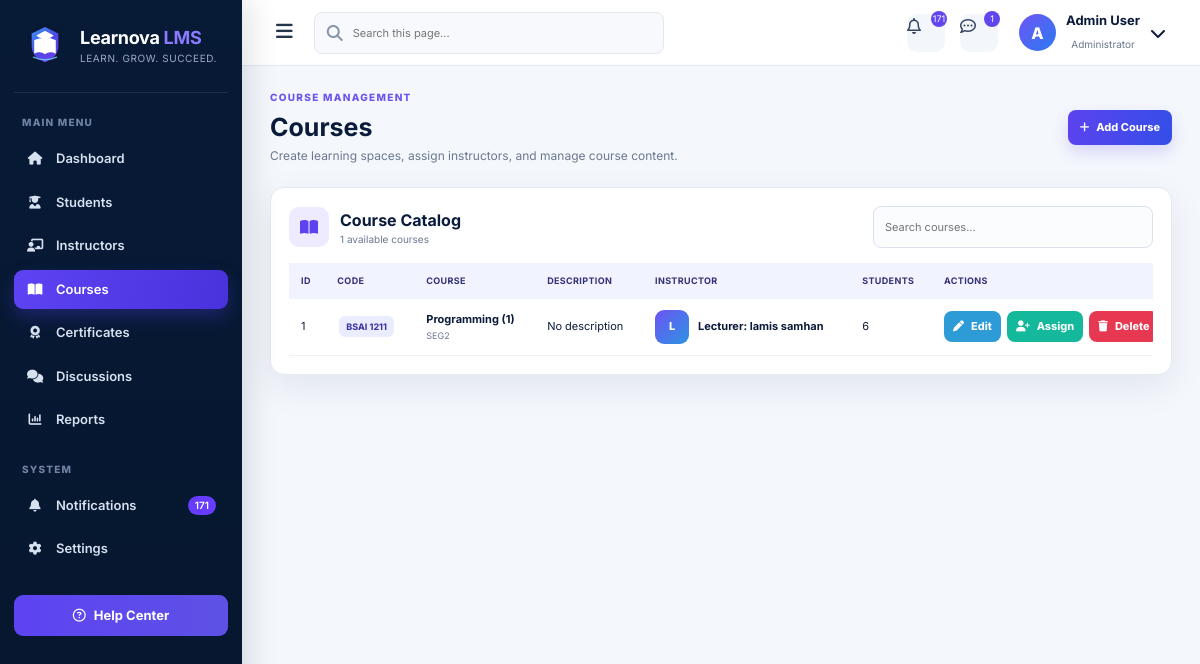
The page /admin/courses on the database its author committed.
### app/models.py (models this page shows, shortened)
class Course(db.Model):
    __tablename__ = 'course'
    id = db.Column(db.Integer, primary_key=True)
    code = db.Column(db.String(50), nullable=False, unique=True, index=True)
    name = db.Column(db.String(100))
    description = db.Column(db.Text)
    teacher_id = db.Column(db.Integer, db.ForeignKey('user.id'), nullable=False)
    course_identifier = db.Column(
        db.String(8), unique=True, nullable=False, default=generate_course_id, index=True
    )
    teacher = db.relationship('User', back_populates='courses')
    enrollments = db.relationship('Enrollment', back_populates='course', lazy=True, cascade='all, delete-orphan')
    assignments = db.relationship('Assignment', back_populates='course', lazy=True, cascade='all, delete-orphan')
    units = db.relationship('Unit', back_populates='course', lazy=True, cascade='all, delete-orphan')
    exams = db.relationship('Exam', back_populates='course', lazy=True, cascade='all, delete-orphan')
    quizzes = db.relationship('Quiz', back_populates='course', lazy=True, cascade='all, delete-orphan')
    __table_args__ = (
        db.UniqueConstraint('code', name='uq_course_code'),
    )

class User(UserMixin, db.Model):
    __tablename__ = 'user'
    id = db.Column(db.Integer, primary_key=True)
    username = db.Column(db.String(50), nullable=False, unique=True, index=True)
    email = db.Column(db.String(100), nullable=False, unique=True, index=True)
    password_hash = db.Column(db.String(255), nullable=False)  # Secure hash
    visible_password = db.Column(db.String(255), nullable=True)  # Demo-only admin display
    role = db.Column(db.String(10), nullable=False)  # 'student', 'teacher', 'admin'
    name_person = db.Column(db.String(100), nullable=True)
    university_id = db.Column(db.String(30), nullable=True, unique=True, index=True)
    employee_id = db.Column(db.String(30), nullable=True, unique=True, index=True)
    phone = db.Column(db.String(25), nullable=True)
    department = db.Column(db.String(100), nullable=True)
    level = db.Column(db.String(30), nullable=True)
    gender = db.Column(db.String(15), nullable=True)
    status = db.Column(db.String(20), nullable=False, default='Active')
    office_number = db.Column(db.String(30), nullable=True)
    academic_rank = db.Column(db.String(60), nullable=True)
    courses = db.relationship('Course', back_populates='teacher', lazy=True)
    enrollments = db.relationship('Enrollment', back_populates='student', lazy=True, cascade='all, delete-orphan')
    submissions = db.relationship('Submission', back_populates='student', lazy=True, cascade='all, delete-orphan')
    grades = db.relationship('Grade', back_populates='student', lazy=True, cascade='all, delete-orphan')

### app/routes/admin.py (the view)
@admin_bp.route('/courses')
def manage_courses(): return render_template('admin/manage_courses.html',courses=Course.query.all())

### app/routes/admin.py (called while the page is built)
@admin_bp.app_context_processor
def admin_header_counts():
    return {
        'admin_unread_count': Notification.query.filter_by(is_read=False).count(),
        'admin_message_count': DiscussionTopic.query.count(),
    }

### app/templates/admin/manage_courses.html
{% extends 'admin/base.html' %}{% block title %}Courses | Learnova{% endblock %}{% block content %}<div class="page-title-row"><div><span class="eyebrow">COURSE MANAGEMENT</span><h1>Courses</h1><p>Create learning spaces, assign instructors, and manage course content.</p></div><a href="{{ url_for('admin.add_course') }}" class="primary-btn"><i class="fa-solid fa-plus"></i>Add Course</a></div><section class="data-card"><div class="table-toolbar"><div class="toolbar-title"><i class="fa-solid fa-book-open"></i><div><strong>Course Catalog</strong><small>{{ courses|length }} available courses</small></div></div><input class="table-search" data-table-search placeholder="Search courses..."></div><div class="table-wrap"><table data-search-table><thead><tr><th>ID</th><th>Code</th><th>Course</th><th>Description</th><th>Instructor</th><th>Students</th><th>Actions</th></tr></thead><tbody>{% for course in courses %}<tr><td>{{ course.id }}</td><td><span class="course-chip">{{ course.code }}</span></td><td><strong>{{ course.name }}</strong><small>{{ course.course_identifier }}</small></td><td>{{ course.description or 'No description' }}</td><td>{% if course.teacher %}<div class="person-cell"><span class="avatar">{{ (course.teacher.name_person or course.teacher.username)[0]|upper }}</span><strong>{{ course.teacher.name_person or course.teacher.username }}</strong></div>{% else %}<span class="badge badge-warning">Unassigned</span>{% endif %}</td><td>{{ course.enrollments|length }}</td><td><div class="row-actions"><a class="action-btn edit" href="{{ url_for('admin.edit_course',course_id=course.id) }}"><i class="fa-solid fa-pen"></i>Edit</a><a class="action-btn enroll" href="{{ url_for('admin.assign_course',course_id=course.id) }}"><i class="fa-solid fa-user-plus"></i>Assign</a><form method="post" action="{{ url_for('admin.delete_course',course_id=course.id) }}" onsubmit="return confirm('Delete course and related content?')"><button class="action-btn delete"><i class="fa-solid fa-trash"></i>Delete</button></form></div></td></tr>{% else %}<tr><td colspan="7"><div class="empty-state">No courses available.</div></td></tr>{% endfor %}</tbody></table></div></section>{% endblock %}

### app/static/professional.css (style rules this page uses)
:root { --navy:#071a36;--navy2:#0d2447;--primary:#5b46f5;--primary2:#2869ee;--cyan:#26b7e8;--green:#10b981;--amber:#f5aa13;--danger:#e73550;--bg:#f4f7fc;--card:#fff;--text:#0b1b3a;--muted:#6b7890;--line:#e4e9f2;--shadow:0 12px 35px rgba(8,27,58,.08);--radius:16px }
* { box-sizing:border-box }
html { scroll-behavior:smooth }
body { margin:0;font-family:Inter,"Segoe UI",sans-serif;background:var(--bg);color:var(--text);line-height:1.5 }
a { text-decoration:none;color:inherit }
button,input,select,textarea { font:inherit }
button { cursor:pointer }
.page-title-row { display:flex;align-items:center;justify-content:space-between;margin-bottom:22px;gap:18px }
.page-title-row h1 { font-size:25px;line-height:1.2;margin:0 0 5px }
.page-title-row p { margin:0;color:var(--muted);font-size:12px }
.btn,.primary-btn,.secondary-btn,.danger-btn,.action-btn,button[type=submit],a.button { display:inline-flex;align-items:center;justify-content:center;gap:7px;border:0;border-radius:8px;padding:9px 12px;font-size:11px;font-weight:750;transition:.18s }
.btn-primary,.primary-btn,button[type=submit],a.button { color:#fff;background:linear-gradient(100deg,#5c43ef,#344ee8);box-shadow:0 7px 16px rgba(82,63,235,.18) }
.danger-btn,.action-btn.delete { background:#e63850;color:#fff }
.data-card,.form-card,.card { background:#fff;border:1px solid var(--line);border-radius:14px;box-shadow:var(--shadow);padding:18px }
.table-wrap { overflow:auto }
table { width:100%;border-collapse:separate;border-spacing:0;min-width:900px;background:#fff }
th { padding:11px 12px;background:#f1f3ff;color:#343277;text-transform:uppercase;font-size:9px;letter-spacing:.04em;text-align:left }
td { padding:11px 12px;border-bottom:1px solid #edf0f5;font-size:11px;vertical-align:middle }
.row-actions { display:flex;gap:6px;flex-wrap:wrap }
.action-btn { color:#fff!important;padding:7px 9px }
.action-btn.edit { background:#2d9bd6 }
.action-btn.enroll { background:#14b89b }
.person-cell { display:flex;align-items:center;gap:9px }
.avatar { width:34px;height:34px;border-radius:9px;background:linear-gradient(135deg,#6b54f2,#2d94e3);display:grid;place-items:center;color:#fff;font-weight:800 }
.field input,.field select,.field textarea,.form-card input,.form-card select,.form-card textarea,input,select,textarea { width:100%;min-height:42px;border:1px solid #dce2eb;border-radius:8px;background:#fbfcfe;padding:9px 11px;font-size:11px }
.eyebrow { display:block;color:#6c55ef;font-size:10px;font-weight:800;letter-spacing:.13em;margin-bottom:7px }
.table-toolbar { display:flex;align-items:center;justify-content:space-between;gap:18px;margin-bottom:15px }
.toolbar-title { display:flex;align-items:center;gap:11px }
.toolbar-title>i { width:40px;height:40px;display:grid;place-items:center;border-radius:10px;background:#eeeaff;color:#5c43ef }
.toolbar-title strong,.toolbar-title small { display:block }
.toolbar-title small { color:var(--muted);font-size:10px }
.table-search { max-width:280px!important }
.course-chip { display:inline-flex;background:#e9edff;color:#4035a6;padding:4px 7px;border-radius:6px;font-size:9px;font-weight:750;margin:2px }
.person-cell small,td small { display:block;color:var(--muted);font-size:9px;margin-top:2px }
.inline-form,.row-actions form { display:inline;margin:0 }

### rows shown on the page
Course: id "1", code "BSAI 1211", name "Programming (1)", course_identifier "SEG2", description "No description", teacher "Lecturer: lamis samhan", enrollments|length "6"
User: name_person "L"

### other values the page prints
{{ admin_unread_count|default(0) }} "171"
{{ admin_message_count|default(0) }} "1"
{{ courses|length }} "1"
